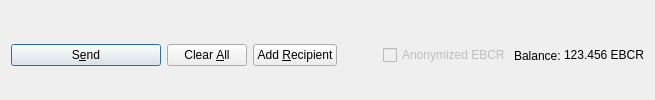
         <widget class="QFrame" name="frame_Send">
          <layout class="QHBoxLayout" name="horizontalLayout">
           <property name="bottomMargin">
            <number>0</number>
           </property>
           <item>
            <widget class="QPushButton" name="sendButton">
             <property name="minimumSize">
              <size>
               <width>150</width>
               <height>0</height>
              </size>
             </property>
             <property name="toolTip">
              <string>Confirm the send action</string>
             </property>
             <property name="text">
              <string>S&amp;end</string>
             </property>
             <property name="icon">
              <iconset resource="../eblockcoin.qrc">
               <normaloff>:/icons/send</normaloff>:/icons/send</iconset>
             </property>
             <property name="autoDefault">
              <bool>false</bool>
             </property>
             <property name="default">
              <bool>true</bool>
             </property>
            </widget>
           </item>
           <item>
            <widget class="QPushButton" name="clearButton">
             <property name="sizePolicy">
              <sizepolicy hsizetype="Minimum" vsizetype="Fixed">
               <horstretch>0</horstretch>
               <verstretch>0</verstretch>
              </sizepolicy>
             </property>
             <property name="toolTip">
              <string>Clear all fields of the form.</string>
             </property>
             <property name="text">
              <string>Clear &amp;All</string>
             </property>
             <property name="icon">
              <iconset resource="../eblockcoin.qrc">
               <normaloff>:/icons/remove</normaloff>:/icons/remove</iconset>
             </property>
             <property name="autoDefault">
              <bool>false</bool>
             </property>
            </widget>
           </item>
           <item>
            <widget class="QPushButton" name="addButton">
             <property name="toolTip">
              <string>Send to multiple recipients at once</string>
             </property>
             <property name="text">
              <string>Add &amp;Recipient</string>
             </property>
             <property name="icon">
              <iconset resource="../eblockcoin.qrc">
               <normaloff>:/icons/add</normaloff>:/icons/add</iconset>
             </property>
             <property name="autoDefault">
              <bool>false</bool>
             </property>
            </widget>
           </item>
           <item>
            <spacer name="horizontalSpacer">
             <property name="orientation">
              <enum>Qt::Horizontal</enum>
             </property>
             <property name="sizeHint" stdset="0">
              <size>
               <width>40</width>
               <height>20</height>
              </size>
             </property>
            </spacer>
           </item>
           <item>
            <layout class="QHBoxLayout" name="horizontalLayout_2">
             <property name="spacing">
              <number>3</number>
             </property>
             <item>
              <widget class="QCheckBox" name="checkzEBCR">
               <property name="enabled">
                <bool>false</bool>
               </property>
               <property name="text">
                <string>Anonymized EBCR</string>
               </property>
              </widget>
             </item>
             <item>
              <widget class="QLabel" name="label">
               <property name="text">
                <string>Balance:</string>
               </property>
              </widget>
             </item>
             <item>
              <widget class="QLabel" name="labelBalance">
               <property name="sizePolicy">
                <sizepolicy hsizetype="Preferred" vsizetype="Fixed">
                 <horstretch>0</horstretch>
                 <verstretch>0</verstretch>
                </sizepolicy>
               </property>
               <property name="cursor">
                <cursorShape>IBeamCursor</cursorShape>
               </property>
               <property name="text">
                <string notr="true">123.456 EBCR</string>
               </property>
               <property name="textInteractionFlags">
                <set>Qt::LinksAccessibleByMouse|Qt::TextSelectableByKeyboard|Qt::TextSelectableByMouse</set>
               </property>
              </widget>
             </item>
            </layout>
           </item>
          </layout>
         </widget>
